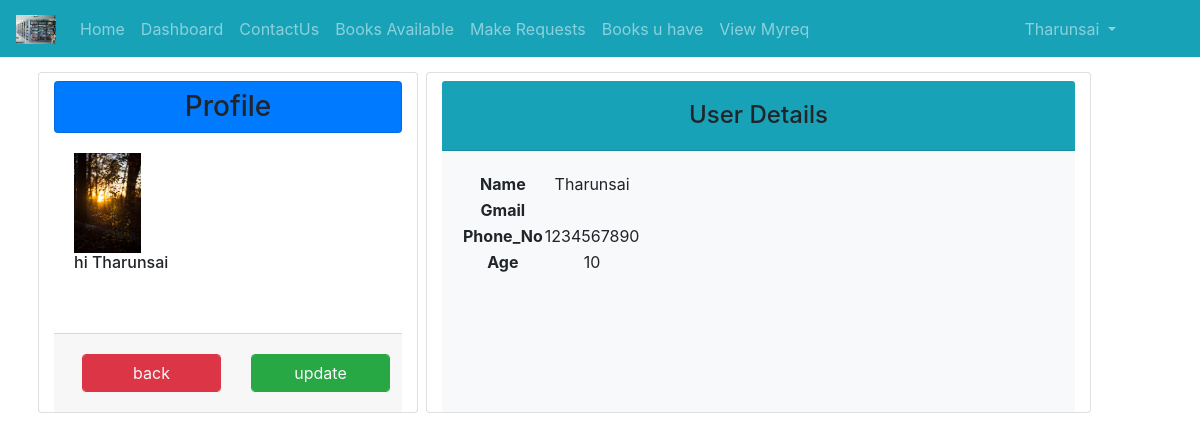
Page /pro/ (signed in) on the committed database.
### Library_App/models.py (models this page shows)
class User(AbstractUser):
	t = (
		(1,'student'),
		(2,'guest'),
		(3,'Staff'),
		)
	r=[('CSE','CSE'),('ECE','ECE'),('CIVIL','CIVIL'),('Mechanical','Mechanical'),('EEE','EEE'),('MBA','MBA')]
	role = models.IntegerField(default=2,choices=t)
	g=[('M',"Male"),('F','Female')]
	age=models.IntegerField(default=10)
	gender=models.CharField(max_length=10,choices=g,default="F")
	impf=models.ImageField(upload_to='profiles/',default="profile.jpg")
	Rg_No=models.CharField(max_length=120,default="")
	Branch=models.CharField(choices=r,max_length=120,default="")
	phone_no=models.CharField(null=True,default="1234567890",max_length=10)
	address=models.CharField(max_length=200,default="Tirupathi")

### Library_App/views.py (the view)
# urls.py: path('pro/',views.profile,name='profile'),
def profile(request):
	return render(request,'html/profile.html')

### Library_App/templates/html/profile.html (shortened to what this page needs)
{% extends 'html/base.html' %}
{% block content %}
<div class="container">
	<div class="row">
		<div class="col-md-4  mt-4 card mx-2" Height=50%>
			<div class="card header bg-primary mt-2">
				<h3 class='mt-2 text-center'>Profile</h3>
			</div>
			<div class="card-body"  style = "height: 200px; ">
				<img src="{{user.impf.url}} "  style = "height:100px; ">
				<h6>hi {{user.username}}</h6>
			</div>
			<div class="card-footer">
				<div class='row'>
					<div class="col">
						<a href="{% url 'dsh' %} " class="form-control m-2 btn btn-danger text-light">back</a>
					</div>
					<div class="col">
						<a href="{% url 'upf' %} " class="form-control m-2 btn btn-success text-light">update</a>
					</div>
				</div>
			</div>
		</div>
		<div class="col-md-7 card mt-4  ">
			<div class=" card-header text-center bg-info mt-2">
			<h4 class='mt-2 text-center'>User Details</h4>
		</div>
			<div class="card-body bg-light">
				<table class="text-center">
				<tr>
				<th>Name</th>
				<td class="text-center">{{user.username}}</td>
				 </tr>
				 <tr>
				<th>Gmail </th>
				<td class=" mr-2">{{user.email}}</td>
				 </tr>
				 <tr>
				<th>Phone_No </th>
				<td class="text-center">{{user.phone_no}}</td>
				 </tr>
				 <tr>
				 	<th >Age</th>
				 	<td class="text-center mx-3" >{{user.age}}</td>
				 </tr>
				</table>
			</div>
		</div>
	</div>
</div>		<br><br><br><br><br>
{% endblock %}

### Library_App/templates/html/navbar.html (shortened to what this page needs)
{% load static %}
<nav class="navbar fixed-top navbar-expand-sm bg-info navbar-dark mb-2">
  <a class="navbar-brand" href="{% url 'hm' %}">
    <img src="{% static 'images/libnew.jpg' %}" alt="logo" style="width:40px;">
  </a>
  <div class="collapse navbar-collapse" id="collapsibleNavbar">
  <ul class="navbar-nav">
    {% if not user.is_authenticated %}
    <li class="nav-item">
      <a class="nav-link" href="{% url 'hm' %}">Home</a>
    </li>
    <li class="nav-item">
      <a class="nav-link" href="{% url 'at' %}">AboutUs</a>
    </li>
    <li class="nav-item">
      <a class="nav-link" href="{% url 'ct' %}">Contact Details</a>
    </li>
    {% else %}
    {% if user.is_superuser %}
     <li class="nav-item">
      <a class="nav-link" href="{% url 'hm' %}">Home</a>
    </li>
     <li class="nav-item">
      <a class="nav-link" href="{% url 'dsh' %}">Dashboard</a>
    </li>
    </li>
     <li class="nav-item">
      <a class="nav-link" href="{% url 'books_avail' %}">Books_available</a>
    </li>
    <li class="nav-item">
      <a class="nav-link" href="{% url 'gperm' %}">Grant Permission</a>
    </li>
    <li class="dropdown">
      <a type="button" class="nav-link dropdown-toggle" data-toggle="dropdown">Books Status</a>
      <div class="dropdown-menu">
        <a class="dropdown-item" href="{% url 'issue_book' %}">Issued Books</a>
      <a class="dropdown-item" href="{% url 'books_return'%}">Return Books</a></div>
    </li>
    <li class="nav-item" style='display:inline'>
      <a class="nav-link" href="{% url 'fine' %}">Fines List</a>
    </li>
    <li class="nav-item">
      <a class="nav-link" href="{% url 'viewn' %}">Students Requests</a>
    </li>
    {% else %}
   {% if user.role == 1 or user.role == 3 %}
      <li class="nav-item">
      <a class="nav-link" href="{% url 'hm' %}">Home</a>
    </li>
     <li class="nav-item">
      <a class="nav-link" href="{% url 'dsh' %}">Dashboard</a>
    </li>
    <li class="nav-item">
      <a class="nav-link" href="{% url 'ct' %}">ContactUs</a>
    </li>
    <li class="nav-item">
      <a class="nav-link" href="{% url 'studentbooks_avail' %}">Books Available</a>
    </li>
    <li class="nav-item">
      <a class="nav-link" href="{% url 'send_request' %}">Make Requests</a>
    </li>
     <li class="nav-item">
      <a class="nav-link" href="{% url 'bk' %}">Books u have</a>
    </li>
    <li class="nav-item">
        <a class="nav-link" href="{% url 'myreq' %}">View Myreq</a>
      </li>
    {% endif %}
    {% endif %}
    {% endif %}
  </ul>
  <ul class="navbar-nav ml-auto" style="margin-right:60px">
    {% if not user.is_authenticated %}
    <li class="nav-item">
      <a class="nav-link" href="{% url 'log' %}">LogIn</a>
    </li>
    {% else %}
  <li class="dropdown">
    <a type="button" class="nav-link dropdown-toggle" data-toggle="dropdown">
      {% if user.role == 1 or user.is_superuser or user.role == 3 %}
      {{user.username}}
       {% else %}
       Guest
       {% endif %}
    </a>
</li>
{% endif %}
</ul>
</div>
</nav>
<br>
<br>

### rows in the picture
User: username "Tharunsai", impf (placeholder picture), phone_no "1234567890", age "10"
